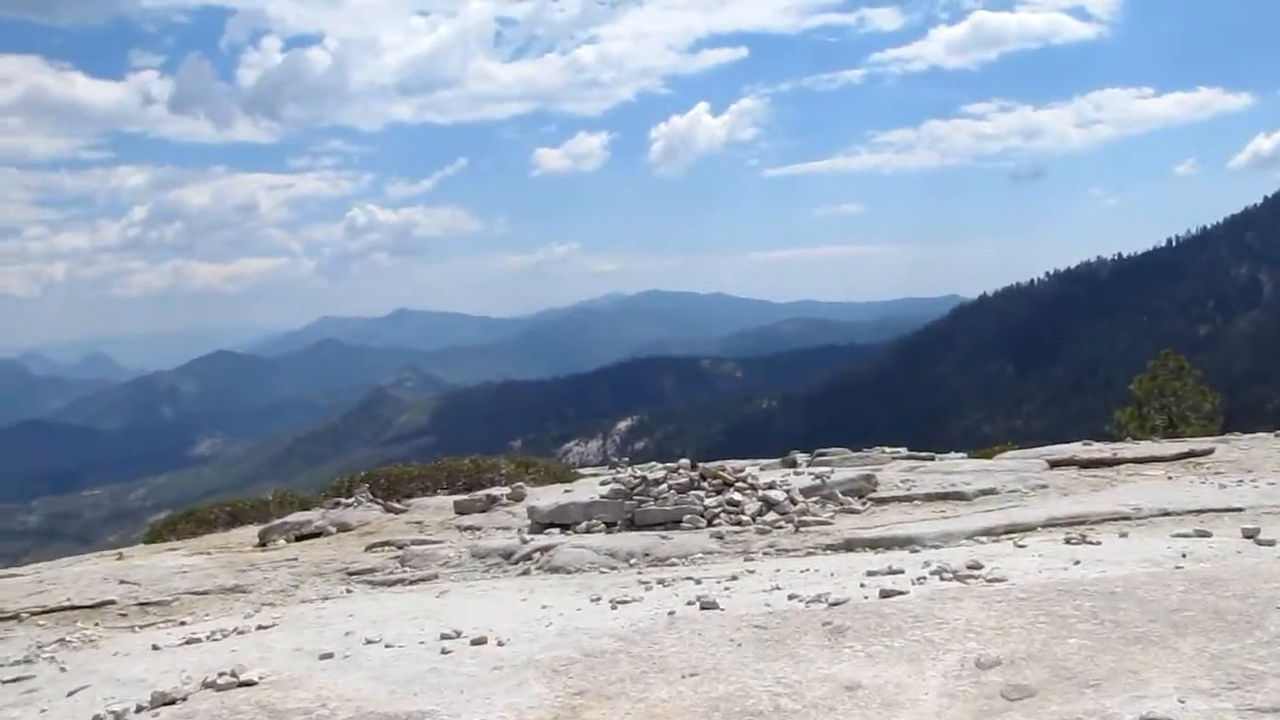
#> input picture frame 43 of VideoStabilizationUsingOptialFlow/shakyFootage/outdoorsShakyDroneFootage.mp4, 1280 x 720 px
$ python main.py
#> lines starting #> are read from the running program, lines starting #| are printed output that depends on the picture
# Import numpy and OpenCV
import numpy as np
import cv2
from tqdm import tqdm


def movingAverage(curve, radius):
  window_size = 2 * radius + 1
  # Define the filter
  f = np.ones(window_size)/window_size
  # Add padding to the boundaries
  curve_pad = np.lib.pad(curve, (radius, radius), 'edge')
  # Apply convolution
  curve_smoothed = np.convolve(curve_pad, f, mode='same')
  # Remove padding
  curve_smoothed = curve_smoothed[radius:-radius]
  # return smoothed curve
  return curve_smoothed

def smooth(trajectory):
  smoothed_trajectory = np.copy(trajectory)
  # Filter the x, y and angle curves
  for i in range(3):
    smoothed_trajectory[:,i] = movingAverage(trajectory[:,i], radius=SMOOTHING_RADIUS)

  return smoothed_trajectory

def fixBorder(frame):
  s = frame.shape
  # Scale the image 4% without moving the center
  T = cv2.getRotationMatrix2D((s[1]/2, s[0]/2), 0, 1.2)
  frame = cv2.warpAffine(frame, T, (s[1], s[0]))
  return frame

def draw_label(img, text, pos, bg_color):
   font_face = cv2.FONT_HERSHEY_DUPLEX
   scale = 1.6
   color = (0, 0, 0)
   thickness = cv2.FILLED
   txt_size = cv2.getTextSize(text, font_face, scale, thickness)

   return cv2.putText(img, text, pos, font_face, scale, bg_color, 1, cv2.LINE_AA)


# The larger the more stable the video, but less reactive to sudden panning
SMOOTHING_RADIUS=50

# Read input video
#cap = cv2.VideoCapture('shakyFootage/shakyDroneFootage.mp4')
#cap = cv2.VideoCapture('shakyFootage/DjiMavicShaky.mp4')
#cap = cv2.VideoCapture('shakyFootage/GoProHero8ShakyVideo.mp4')
cap = cv2.VideoCapture('shakyFootage/outdoorsShakyDroneFootage.mp4')


# Get frame count
n_frames = int(cap.get(cv2.CAP_PROP_FRAME_COUNT))

# Get width and height of video stream
w = int(cap.get(cv2.CAP_PROP_FRAME_WIDTH))
h = int(cap.get(cv2.CAP_PROP_FRAME_HEIGHT))

# Get frames per second (fps)
fps = cap.get(cv2.CAP_PROP_FPS)

# Define the codec for output video
fourcc = cv2.VideoWriter_fourcc(*'MP4V')

# Set up output video
out = cv2.VideoWriter('stableFootage/stable_video_out.mp4', fourcc, fps, (2 * w, h))

# Read first frame
_, prev = cap.read()
#> prev is the input picture: shape (720, 1280, 3); mean B, G, R 182.8, 164.7, 150.5

# Convert frame to grayscale
prev_gray = cv2.cvtColor(prev, cv2.COLOR_BGR2GRAY)

# Pre-define transformation-store array
transforms = np.zeros((n_frames-1, 3), np.float32)

#create first progress bar for tracking ponts

for i in tqdm(range(0,100),desc='Tracking Feature points'):
    for i in range(n_frames-2):
      # Detect feature points in previous frame
      prev_pts = cv2.goodFeaturesToTrack(prev_gray,
                                         maxCorners=200,
                                         qualityLevel=0.01,
                                         minDistance=30,
                                         blockSize=3)

      # Read next frame
      success, curr = cap.read()
      if not success:
        break

      # Convert to grayscale
      curr_gray = cv2.cvtColor(curr, cv2.COLOR_BGR2GRAY)

      # Calculate optical flow (i.e. track feature points)
      curr_pts, status, err = cv2.calcOpticalFlowPyrLK(prev_gray, curr_gray, prev_pts, None)

      # Sanity check
      assert prev_pts.shape == curr_pts.shape

      # Filter only valid points
      idx = np.where(status==1)[0]
      prev_pts = prev_pts[idx]
      curr_pts = curr_pts[idx]

      #Find transformation matrix
      #m = cv2.estimateRigidTransform(prev_pts, curr_pts, fullAffine=False) #will only work with OpenCV-3 or less
      m,_ = cv2.estimateAffinePartial2D(prev_pts, curr_pts)

      # Extract traslation
      dx = m[0,2]
      dy = m[1,2]

      # Extract rotation angle
      da = np.arctan2(m[1,0], m[0,0])

      # Store transformation
      transforms[i] = [dx,dy,da]

      # Move to next frame
      prev_gray = curr_gray

      #print("Frame: " + str(i) +  "/" + str(n_frames) + " -  Tracked points : " + str(len(prev_pts)))

# Compute trajectory using cumulative sum of transformations
trajectory = np.cumsum(transforms, axis=0)

# Create variable to store smoothed trajectory
smoothed_trajectory = smooth(trajectory)

# Calculate difference in smoothed_trajectory and trajectory
difference = smoothed_trajectory - trajectory

# Calculate newer transformation array
transforms_smooth = transforms + difference

# Reset stream to first frame
cap.set(cv2.CAP_PROP_POS_FRAMES, 0)


for i in tqdm(range(0,100),  desc='Affining Feature Points'):
	pass

# Write n_frames-1 transformed frames
for i in range(n_frames-2):
  # Read next frame
  success, frame = cap.read()
  if not success:
    break

  # Extract transformations from the new transformation array
  dx = transforms_smooth[i,0]
  dy = transforms_smooth[i,1]
  da = transforms_smooth[i,2]

  # Reconstruct transformation matrix accordingly to new values
  m = np.zeros((2,3), np.float32)
  m[0,0] = np.cos(da)
  m[0,1] = -np.sin(da)
  m[1,0] = np.sin(da)
  m[1,1] = np.cos(da)
  m[0,2] = dx
  m[1,2] = dy

  # Apply affine wrapping to the given frame
  frame_stabilized = cv2.warpAffine(frame, m, (w,h))

  # Fix border artifacts
  frame_stabilized = fixBorder(frame_stabilized)

  #write before and after on the frames
  frame = draw_label(frame, 'Before', (60,60), (0,0,255))
  frame_stabilized = draw_label(frame_stabilized, 'After', (60,60), (255,0,0))

  # Write the frame to the file
  frame_out = cv2.hconcat([frame, frame_stabilized])
  #frame_out = cv2.vconcat([frame, frame_stabilized])

  # If the image is too big, resize it.
  if(frame_out.shape[1] > 1920):
    frame_out = cv2.resize(frame_out, (int(frame_out.shape[1]/2), int(frame_out.shape[0]/2)))

  #out.write(frame_out)
  #cv2.namedWindow("Video Stabilization using Optical Flow", cv2.WINDOW_KEEPRATIO)
  cv2.imshow("Video Stabilization using Optical Flow", frame_out)
  #cv2.resizeWindow("Video Stabilization using Optical Flow", 720, 2560)

  cv2.waitKey(10)
  out.write(frame_out)

# Release video
cap.release()
out.release()
# Close windows
cv2.destroyAllWindows()

$ run again, starting later in the video
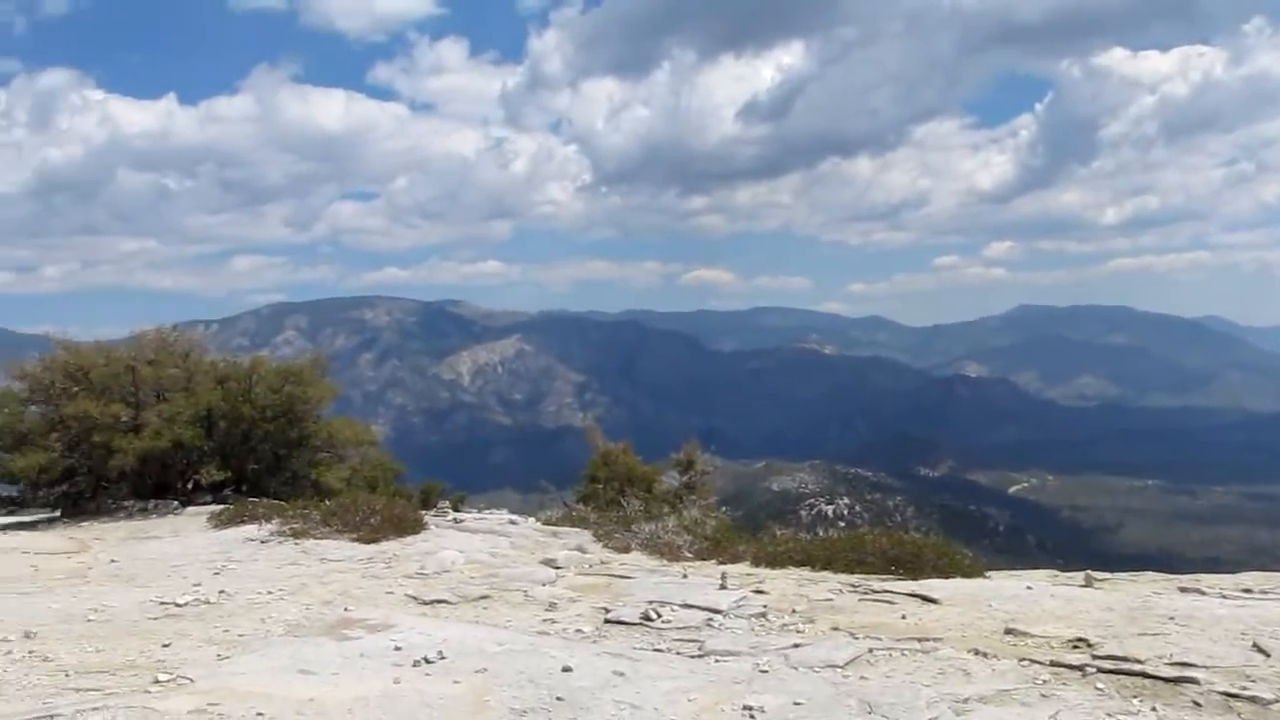
#> input picture frame 196 of VideoStabilizationUsingOptialFlow/shakyFootage/outdoorsShakyDroneFootage.mp4, 1280 x 720 px
#> prev is the input picture: shape (720, 1280, 3); mean B, G, R 165.4, 151.2, 140.7

$ run again, starting later in the video
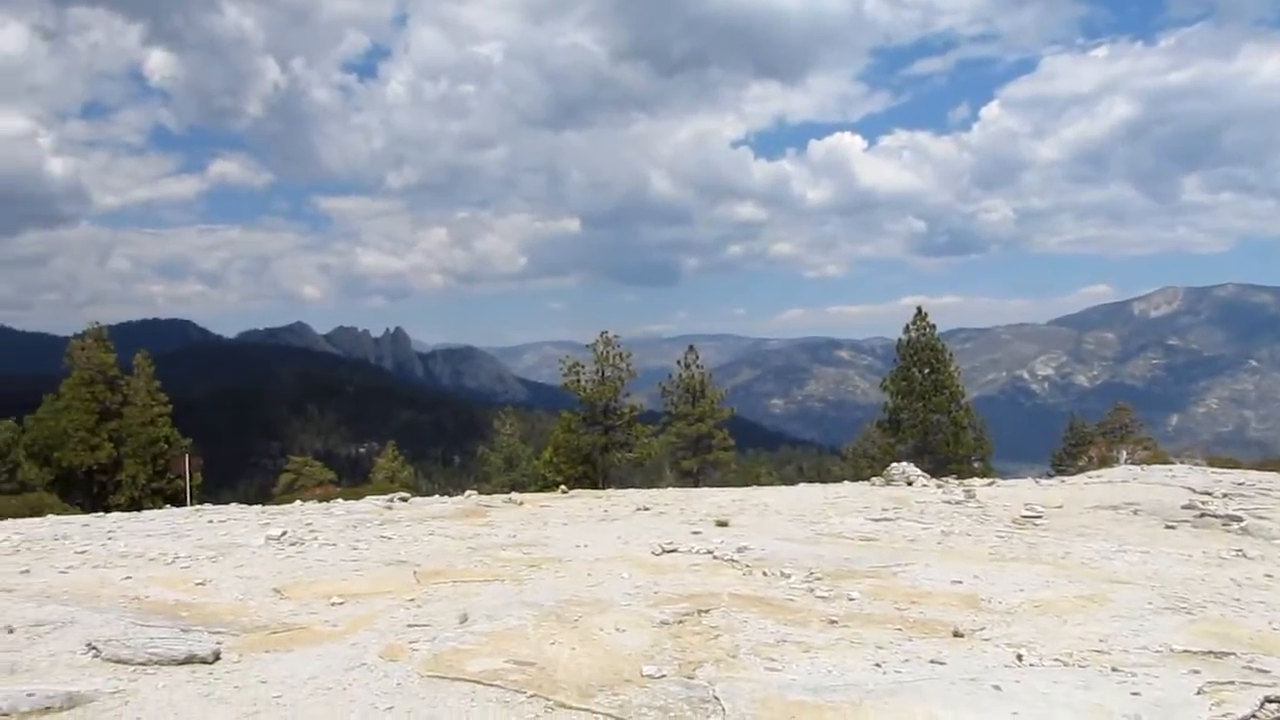
#> input picture frame 348 of VideoStabilizationUsingOptialFlow/shakyFootage/outdoorsShakyDroneFootage.mp4, 1280 x 720 px
#> prev is the input picture: shape (720, 1280, 3); mean B, G, R 171, 163.7, 157.9
